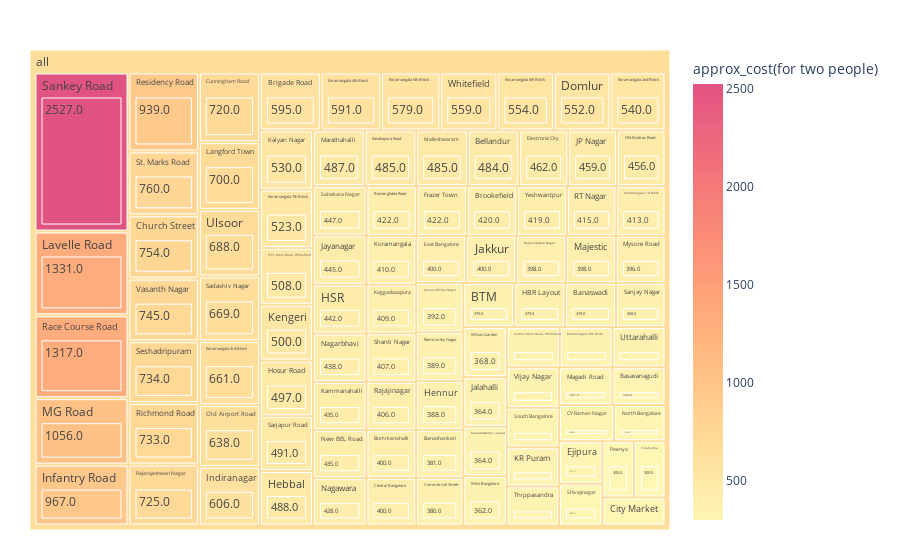

Notebook source saved alongside this figure:
### Markdown cell above
## Location & Cost TreeMap

### Code cell
df_loc_cost = df.groupby("location",as_index=False)["approx_cost(for two people)"].mean().round(0)
#df_loc_cost.sort_values(by='approx_cost(for two people)', ascending=False)
fig = px.treemap(df_loc_cost, path = [px.Constant("all"), "location","approx_cost(for two people)"], 
                 values   ='approx_cost(for two people)',
                 color    = 'approx_cost(for two people)',
                 color_continuous_scale = 'pinkyl',)

fig.update_layout(margin  = dict(t=50, l=30, r=30, b=30))
fig.show()

### Figure 1 — Plotly figure (JSON) as saved in the notebook; plotly's stock layout.template omitted (floating-point values rounded to 4 significant figures; data arrays with more than 128 entries replaced by an {"elided": "..."} marker saying what was removed)
{"data": [{"branchvalues": "total", "customdata": {"elided": "187x1 float values"}, "domain": {"x": [0, 1], "y": [0, 1]}, "hovertemplate": "labels=%{label}<br>approx_cost(for two people)_sum=%{value}<br>parent=%{parent}<br>id=%{id}<br>approx_cost(for two people)=%{color}<extra></extra>", "ids": {"elided": "187 str values"}, "labels": {"elided": "187 str values"}, "marker": {"coloraxis": "coloraxis", "colors": {"elided": "187 float values"}}, "name": "", "parents": {"elided": "187 str values"}, "type": "treemap", "values": {"elided": "187 int values"}}], "layout": {"coloraxis": {"colorbar": {"title": {"text": "approx_cost(for two people)"}}, "colorscale": [[0, "rgb(254, 246, 181)"], [0.1667, "rgb(255, 221, 154)"], [0.3333, "rgb(255, 194, 133)"], [0.5, "rgb(255, 166, 121)"], [0.6667, "rgb(250, 138, 118)"], [0.8333, "rgb(241, 109, 122)"], [1, "rgb(225, 83, 131)"]]}, "legend": {"tracegroupgap": 0}, "margin": {"b": 30, "l": 30, "r": 30, "t": 50}}}
